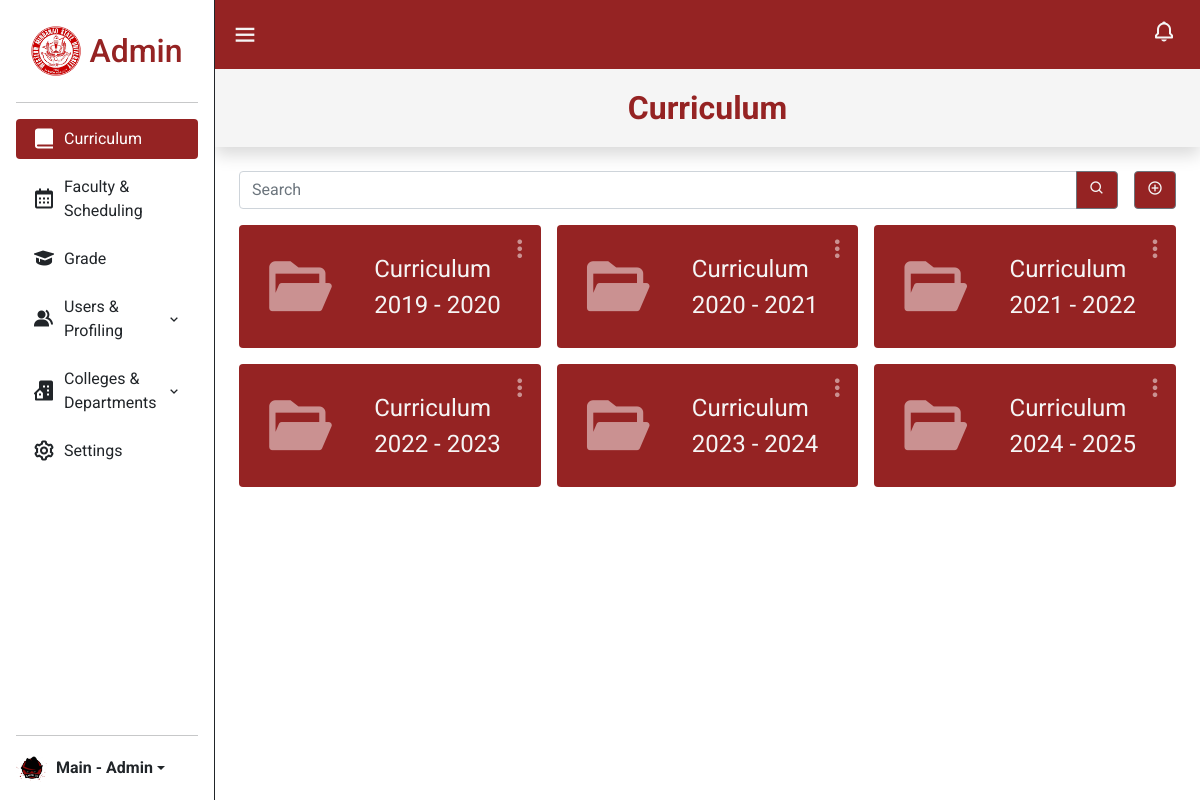
Screenshot of /admin/index.php (signed in) with the database file from the repository.
### tables this page shows
CREATE TABLE `curr_year` (
  `curr_year_id` int(11) NOT NULL,
  `year_start` int(4) NOT NULL,
  `year_end` int(4) NOT NULL
);

### classes/curr_year.class.php (called while the page is built, shortened)
<?php
require_once 'database.php';
class Curr_year {
  protected $db;
  function __construct() {
    $this->db = new Database();
  }
  function show() {
    $sql = "SELECT * FROM curr_year ORDER BY year_start ASC;";
    $query = $this->db->connect()->prepare($sql);
    $data = null;
    if ($query->execute()) {
      $data = $query->fetchAll();
    }
    return $data;
  }
}
?>

### classes/database.php (called while the page is built)
<?php
class Database {
  private $host = 'localhost';
  private $username = 'root';
  private $password = '';
  private $database = 'auto_gsdb';
  protected $connection;
  function connect() {
    try {
      $this->connection = new PDO("mysql:host=$this->host;dbname=$this->database", $this->username, $this->password);
    }
    catch(PDOException $e) {
      echo "Connection Error!" . $e->getMessage();
    }
    return $this->connection;
  }
}
?>

### admin/index.php (the view, shortened to what this page needs)
<?php
require_once '../classes/curr_year.class.php';
$currYear = new Curr_year();
if (isset($_GET['keyword']) && !empty($_GET['keyword'])) {
  $keyword = $_GET['keyword'];
  $results = $currYear->searchByYearStart($keyword);
  if (empty($results)) {
    echo "<script> alert('No Curriculum found'); window.location.href='./index.php'; </script>";
    exit;
  }
} else {
  $curr_yearArray = $currYear->show();
}
?>
<!DOCTYPE html>
<html lang="en">
<?php
include '../includes/admin_head.php';
?>
<body>
  <div class="home">
    <div class="side">
      <?php
      require_once('../includes/admin_sidepanel.php')
        ?>
    </div>
    <main>
      <div class="header">
        <?php
        require_once('../includes/admin_header.php');
        ?>
      </div>
      <div class="flex-md-nowrap p-1 title_page shadow" style="background-color: whitesmoke;">
        <div class="d-flex align-items-center">
          <div class="container-fluid d-flex justify-content-center">
            <span class='fs-2 fw-bold h1 m-0 brand-color'>
              Curriculum
            </span>
          </div>
        </div>
      </div>
      <div class="m-4">
        <div class="search-keyword col-12 flex-lg-grow-0 d-flex mb-3">
          <form class="input-group">
            <input type="text" name="keyword" id="keyword" placeholder="Search" class="form-control">
            <button class="btn btn-outline-secondary brand-bg-color" type="button" name="keyword"
              onclick="searchYearStart()"><i class='bx bx-search' aria-hidden="true"></i></button>
          </form>
          <a href="./add_curri" class="btn btn-outline-secondary btn-add ms-3 brand-bg-color" type="button"><i
              class='bx bx-plus-circle'></i></a>
        </div>
        <div class="curriculum row row-cols-1 row-cols-md-2 row-cols-lg-3 g-3">
          <?php
          require_once '../classes/curr_year.class.php';
          $curr_year = new Curr_year();
          $curr_yearArray = $curr_year->show();
          if ($curr_yearArray) {
            foreach ($curr_yearArray as $item) {
              $displayItem = true;
              if ($displayItem) {
                ?>
                <div class="col">
                  <div
                    class="d-flex align-items-center justify-content-between brand-bg-color p-4 fs-4 rounded position-relative">
                    <a href="./course_select?curr_year_id=<?= $item['curr_year_id'] ?>" class="stretched-link"></a>
                    <i class='bx bxs-folder-open text-white opacity-50'></i>
                    <div class="dropdown-container">
                      <i class='bx bx-dots-vertical-rounded fs-3 text-white position-absolute top-0'
                        id="dropdownMenuButton"></i>
                    </div>
                    <div class="d-flex flex-column justify-content-start me-3">
                      <span>Curriculum</span>
                      <span><?= $item['year_start'] ?> - <?= $item['year_end'] ?></span>
                    </div>
                  </div>
                </div>
                <?php
              }
            }
          }
          ?>
        </div>
      </div>
    </main>
  </div>
</body>
</html>

### admin/css/style.css (style rules this page uses)
:root { --primary-color: #952323; --dark-color: rgb(6, 6, 6); }
.brand-color { color: var(--primary-color) !important; padding: 0.5em 0 !important; }
.brand-bg-color { background-color: var(--primary-color) !important; color: whitesmoke !important; border: none; transition: 0.1s linear; }
* { font-family: "Roboto", sans-serif; margin: 0; padding: 0; box-sizing: border-box; outline: none; border: none; text-decoration: none !important; transition: 0.1s linear; }
html { overflow-x: hidden; scroll-padding-top: 9rem; scroll-behavior: smooth; }
body .home main { margin-left: 215px; transition: 0.1s linear; }
.curriculum .bx { font-size: 75px; opacity: 0.5; }
.curriculum .dropdown-container, .course .dropdown-container { position: absolute; top: 10px; right: 35px; }
.curriculum .stretched-link, .course .stretched-link { position: absolute; top: 0; left: 0; right: 0; bottom: 0; z-index: 1; }
.curriculum .bx.bx-dots-vertical-rounded, .course .bx.bx-dots-vertical-rounded { z-index: 2; }

### rows the page displays
curr_year: year_start "2019", year_end "2020"
curr_year: year_start "2020", year_end "2021"
curr_year: year_start "2021", year_end "2022"
curr_year: year_start "2022", year_end "2023"
curr_year: year_start "2023", year_end "2024"
curr_year: year_start "2024", year_end "2025"

### other values shown
$_SESSION['l_name'] "Main"
$_SESSION['f_name'] "Admin"
